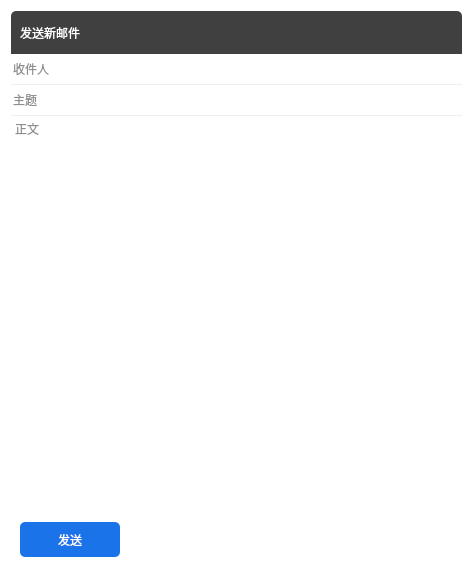
<?xml version="1.0" encoding="UTF-8"?>
<ui version="4.0">
 <class>MainWindow</class>
 <widget class="QWidget" name="MainWindow">
  <property name="geometry">
   <rect>
    <x>0</x>
    <y>0</y>
    <width>473</width>
    <height>577</height>
   </rect>
  </property>
  <property name="windowTitle">
   <string>MainWindow</string>
  </property>
  <property name="styleSheet">
   <string notr="true">QWidget
{
	
	background-color: rgb(255, 255, 255);
}

QWidget#titleWidget
{	
	border-top-left-radius:5px;
	border-top-right-radius:5px;
	background-color: rgb(64,64,64);
}
QWidget#titleWidget QPushButton,QWidget#titleWidget QLabel
{	
	background-color:transparent;
	color:white;
	font:normal 13px &quot;微软雅黑&quot;;
}

QPushButton#btnMin
{
	image: url(:/images/min.png);
}

QPushButton#btnClose
{
	image: url(:/images/quit.png);
}

QPushButton#btnMax
{
	image: url(:/images/max.png);
}

QPushButton#btnMin:hover,QPushButton#btnMax:hover,QPushButton#btnClose:hover
{
	background-color: rgba(208, 210, 213,200);
}


QLineEdit
{
	border:none;
	border-bottom:1px solid rgb(236,239,241);
	min-height:30px;
	color:rgb(30,30,30);
	font:normal 15px &quot;楷体&quot;;
}
QTextEdit
{
	border:none;
	color:rgb(30,30,30);
	font:normal 15px &quot;楷体&quot;;
}

QPushButton
{
	border:none;
	border-radius:5px;
	min-width:25px;
	min-height:25px;
	max-width:25px;
	max-height:25px;
}
QPushButton:hover
{
	background-color: rgb(242,242,242);
}

QPushButton#btnSend
{
	min-width:100px;
	min-height:35px;
	max-width:100px;
	max-height:35px;
	
	background-color: rgb(26,115,232);
	color:white;
	font:bold 15px &quot;宋体&quot;;
}
QPushButton#btnSend:hover
{
	background-color: rgb(41,123,230);
}

QPushButton#btnAddatt
{
	image: url(:/images/att.png);
}

QPushButton#btnAddatt:hover
{
	image: url(:/images/att-hover.png);
}

QPushButton#btnAddImage
{
	image: url(:/images/image.png);
}

QPushButton#btnAddImage:hover
{
	image: url(:/images/image-hover.png);
}




</string>
  </property>
  <layout class="QVBoxLayout" name="verticalLayout">
   <property name="spacing">
    <number>0</number>
   </property>
   <item>
    <widget class="QWidget" name="titleWidget" native="true">
     <layout class="QHBoxLayout" name="horizontalLayout_2">
      <item>
       <widget class="QLabel" name="label">
        <property name="text">
         <string>发送新邮件</string>
        </property>
       </widget>
      </item>
      <item>
       <spacer name="horizontalSpacer_2">
        <property name="orientation">
         <enum>Qt::Horizontal</enum>
        </property>
        <property name="sizeType">
         <enum>QSizePolicy::Expanding</enum>
        </property>
        <property name="sizeHint" stdset="0">
         <size>
          <width>270</width>
          <height>20</height>
         </size>
        </property>
       </spacer>
      </item>
      <item>
       <widget class="QPushButton" name="btnMin">
        <property name="text">
         <string/>
        </property>
       </widget>
      </item>
      <item>
       <widget class="QPushButton" name="btnMax">
        <property name="text">
         <string/>
        </property>
       </widget>
      </item>
      <item>
       <widget class="QPushButton" name="btnClose">
        <property name="text">
         <string/>
        </property>
       </widget>
      </item>
     </layout>
    </widget>
   </item>
   <item>
    <widget class="QLineEdit" name="editRecv">
     <property name="text">
      <string/>
     </property>
     <property name="placeholderText">
      <string>收件人</string>
     </property>
    </widget>
   </item>
   <item>
    <widget class="QLineEdit" name="editSubject">
     <property name="text">
      <string/>
     </property>
     <property name="placeholderText">
      <string>主题</string>
     </property>
    </widget>
   </item>
   <item>
    <widget class="QTextEdit" name="editBody">
     <property name="html">
      <string>&lt;!DOCTYPE HTML PUBLIC &quot;-//W3C//DTD HTML 4.0//EN&quot; &quot;http://www.w3.org/TR/REC-html40/strict.dtd&quot;&gt;
&lt;html&gt;&lt;head&gt;&lt;meta name=&quot;qrichtext&quot; content=&quot;1&quot; /&gt;&lt;style type=&quot;text/css&quot;&gt;
p, li { white-space: pre-wrap; }
&lt;/style&gt;&lt;/head&gt;&lt;body style=&quot; font-family:'楷体'; font-size:15px; font-weight:400; font-style:normal;&quot;&gt;
&lt;p style=&quot;-qt-paragraph-type:empty; margin-top:0px; margin-bottom:0px; margin-left:0px; margin-right:0px; -qt-block-indent:0; text-indent:0px;&quot;&gt;&lt;br /&gt;&lt;/p&gt;&lt;/body&gt;&lt;/html&gt;</string>
     </property>
     <property name="placeholderText">
      <string>正文</string>
     </property>
    </widget>
   </item>
   <item>
    <widget class="QWidget" name="widget_2" native="true">
     <layout class="QHBoxLayout" name="horizontalLayout">
      <item>
       <widget class="QPushButton" name="btnSend">
        <property name="minimumSize">
         <size>
          <width>100</width>
          <height>35</height>
         </size>
        </property>
        <property name="maximumSize">
         <size>
          <width>100</width>
          <height>35</height>
         </size>
        </property>
        <property name="text">
         <string>发送</string>
        </property>
       </widget>
      </item>
      <item>
       <widget class="QPushButton" name="btnAddatt">
        <property name="text">
         <string/>
        </property>
       </widget>
      </item>
      <item>
       <widget class="QPushButton" name="btnAddImage">
        <property name="text">
         <string/>
        </property>
       </widget>
      </item>
      <item>
       <widget class="QLabel" name="labelTip">
        <property name="minimumSize">
         <size>
          <width>250</width>
          <height>0</height>
         </size>
        </property>
        <property name="text">
         <string/>
        </property>
       </widget>
      </item>
      <item>
       <spacer name="horizontalSpacer">
        <property name="orientation">
         <enum>Qt::Horizontal</enum>
        </property>
        <property name="sizeHint" stdset="0">
         <size>
          <width>10</width>
          <height>32</height>
         </size>
        </property>
       </spacer>
      </item>
     </layout>
    </widget>
   </item>
  </layout>
 </widget>
 <resources/>
 <connections/>
</ui>
